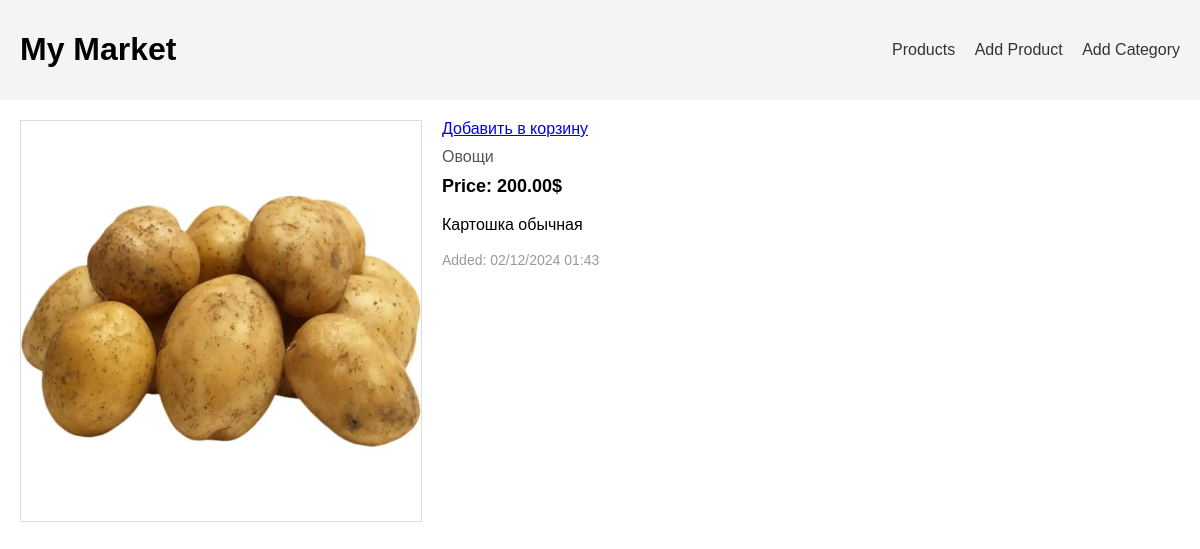
The page /products/1/ on the database its author committed.
### store/models.py (models this page shows, shortened)
class Product(models.Model):
    title = models.CharField(max_length=255, unique=True, verbose_name="Наименование")
    description = models.TextField(blank=True, verbose_name="Описание")
    category = models.ForeignKey(Category, on_delete=models.CASCADE, verbose_name="Категория")
    created_at = models.DateTimeField(auto_now_add=True, verbose_name="Дата и время добавления")
    price = models.DecimalField(max_digits=10, decimal_places=2, verbose_name="Стоимость")
    image = models.ImageField(upload_to='products/', verbose_name="Изображение")
    price = models.DecimalField(
        max_digits=10,
        decimal_places=2,
        verbose_name="Стоимость",
        validators=[MinValueValidator(0.01)]
    )
    stock = models.IntegerField(
        default=0,
        verbose_name="Остаток",
        validators=[MinValueValidator(0)]
    )

class Category(models.Model):
    name = models.CharField(max_length=255, unique=True, verbose_name="Наименование")
    description = models.TextField(blank=True, verbose_name="Описание")

### store/views.py (the view)
# urls.py: path('products/<int:pk>/', ProductDetailView.as_view(), name='product_view'),
class ProductDetailView(DetailView):
    model = Product
    template_name = 'store/product.html'
    context_object_name = 'product'

### store/templates/store/product.html (shortened to what this page needs)
<!DOCTYPE html>
<html lang="en">
<head>
</head>
<body>
    <header>
        <h1>My Market</h1>
        <nav>
            <a href="{% url 'products_view' %}">Products</a>
            <a href="{% url 'product_add_view' %}">Add Product</a>
            <a href="{% url 'category_add_view' %}">Add Category</a>
        </nav>
    </header>
    <div class="container">
        <div class="product-view">
            <img src="{{ product.image.url }}" alt="{{ product.name }}">
            <div class="product-details">
                <a href="{% url 'add_to_cart' product.pk %}" class="btn btn-primary">Добавить в корзину</a>
                <div class="product-category">{{ product.category.name }}</div>
                <div class="product-price">Price: {{ product.price }}$</div>
                <div class="product-description">{{ product.description }}</div>
                <div class="product-added">Added: {{ product.created_at|date:"d/m/Y H:i" }}</div>
            </div>
        </div>
    </div>
</body>
</html>

### store/templates/store/product.html (style rules this page uses)
body { font-family: Arial, sans-serif; margin: 0; padding: 0; }
header { background-color: #f4f4f4; padding: 10px 20px; display: flex; align-items: center; justify-content: space-between; }
header a { margin-left: 15px; text-decoration: none; color: #333; }
.container { padding: 20px; }
.product-view { display: flex; gap: 20px; }
.product-view img { max-width: 400px; width: 100%; height: auto; border: 1px solid #ddd; }
.product-details { max-width: 500px; }
.product-category { font-size: 16px; color: #555; margin-bottom: 10px; }
.product-price { font-size: 18px; font-weight: bold; margin: 10px 0; }
.product-description { margin: 15px 0; line-height: 1.6; }
.product-added { font-size: 14px; color: #999; }

### rows shown on the page
Product: image (picture), category.name "Овощи", price "200.00", description "Картошка обычная", created_at "02/12/2024 01:43"
